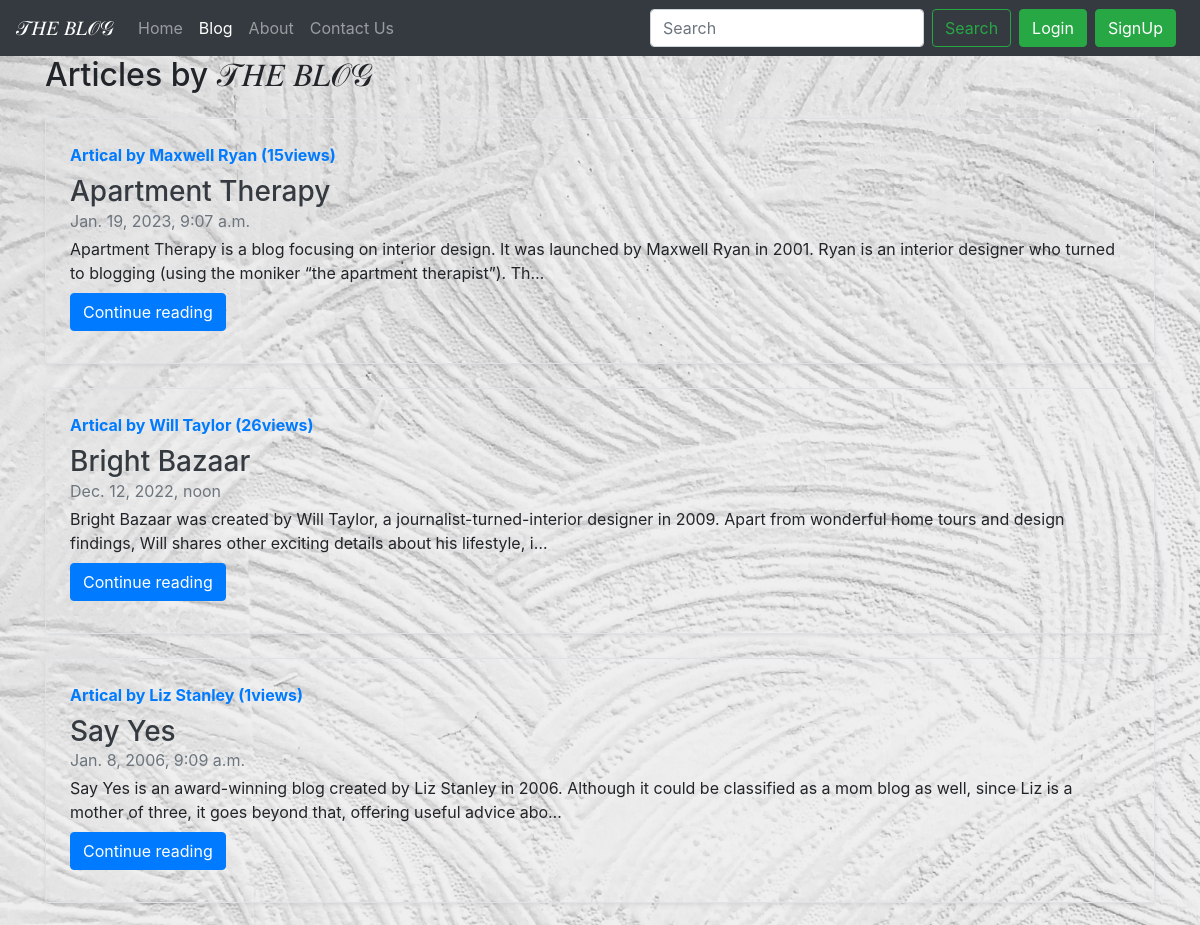
/blog/ (upper part), run on an earlier commit of the app's database.
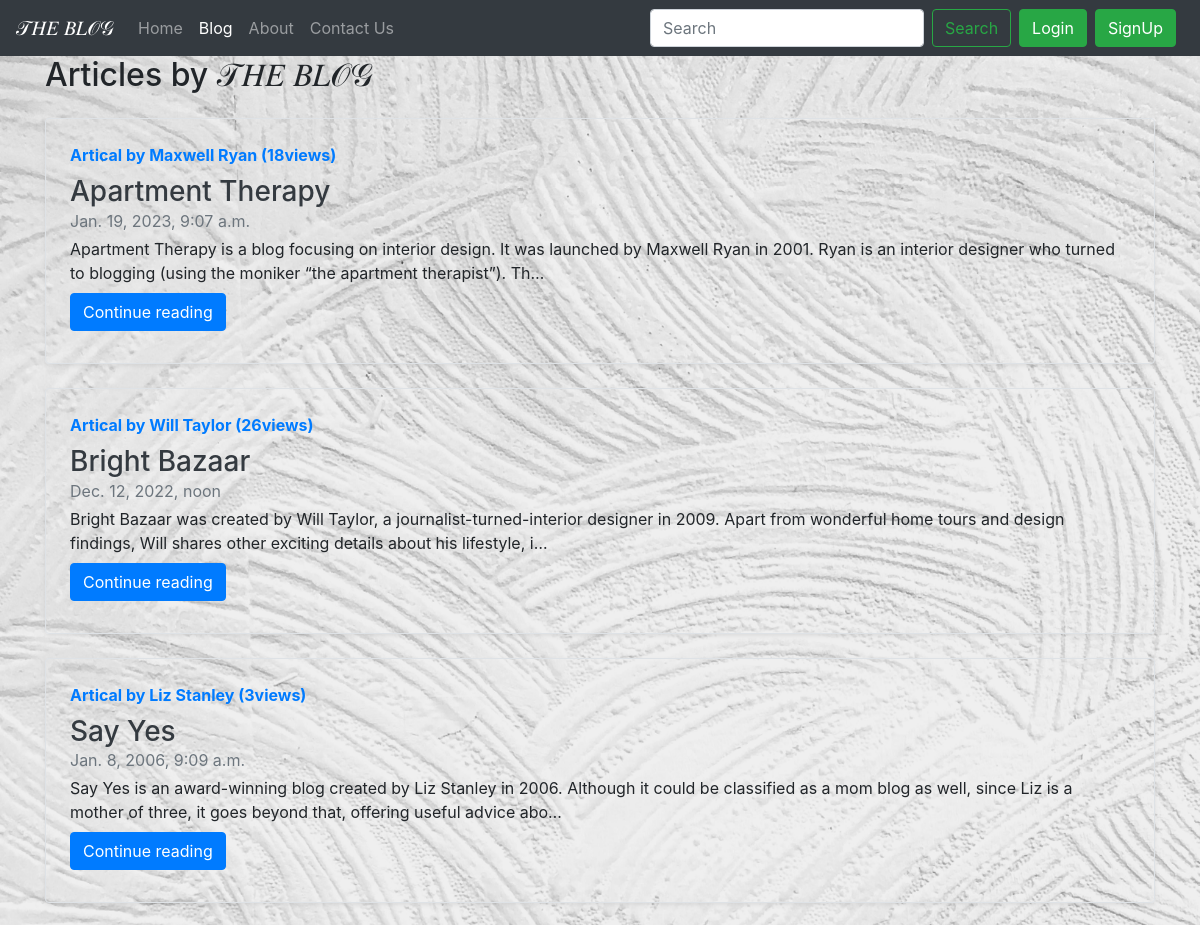
And on a later commit of the database.
### blogApp/models.py (models this page shows, shortened)
class Post(models.Model):
    sno = models.AutoField(primary_key=True)
    title = models.CharField(max_length=255)
    author = models.CharField(max_length=14)
    views= models.IntegerField(default=0)
    slug = models.CharField(max_length=130)
    timeStamp = models.DateTimeField(blank=True)
    content = models.TextField()

### blogApp/views.py (the view)
# urls.py: path('', views.blogHome, name='blogHome'),
def blogHome(request):
    allPosts = Post.objects.all()
    context = {'allPosts': allPosts}
    return render(request, 'blog/bloghome.html', context)

### templates/blog/bloghome.html (shortened to what this page needs)
{% extends 'base.html' %}
{% block blogactive %} active {% endblock blogactive %}
{% block body %}
<div class="container" >
    <h2>Articles by 𝒯𝐻𝐸 𝐵𝐿𝒪𝒢</h2>
    {% for post in allPosts %}
    <div class="row no-gutters border rounded overflow-hidden flex-md-row mb-4 shadow-sm h-md-250 my-4 position-relative ">
        <div class="col p-4 d-flex flex-column position-static">
            <strong class="d-inline-block mb-2 text-primary">Artical by {{post.author}} ({{post.views}}views)</strong>
            <h3 class="mb-0"> <a class="text-dark" href="/blog/{{post.slug}}"> {{post.title}} </a> </h3>
            <div class="mb-1 text-muted">{{post.timeStamp}}</div>
            <p class="card-text mb-auto"> {{post.content| truncatechars:200}} </p>
            <div class="my-2">
                <a href="/blog/{{post.slug}}" role="button" class="btn btn-primary">Continue reading</a>
            </div>
        </div>
    </div>
    {% endfor %}
</div>
{% endblock body %}

What changed in the data, as far as the page shows it:
changed Post "Apartment Therapy": views "15" → "18"
changed Post "Say Yes": views "1" → "3"
